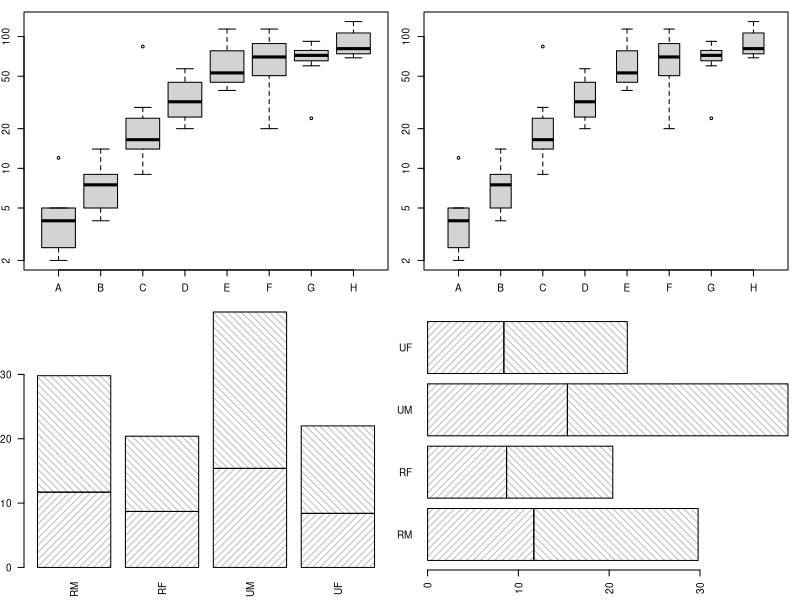

Reproduce this figure in R.
par(mfrow=c(2, 2), mar=c(2.5, 2, 1, 1), cex=0.6)
boxplot(decrease ~ treatment, data = OrchardSprays,
        log = "y", col="light grey")
boxplot(decrease ~ treatment, data = OrchardSprays,
        log = "y", col="light grey", 
        boxwex=0.5)

par(las=2, xpd=NA)
barplot(VADeaths[1:2,], angle = c(45, 135), 
        density = 20, col = "grey",
        names=c("RM", "RF", "UM", "UF"))
barplot(VADeaths[1:2,], angle = c(45, 135), 
        density = 20, col = "grey",
        names=c("RM", "RF", "UM", "UF"),
        horiz=TRUE)
